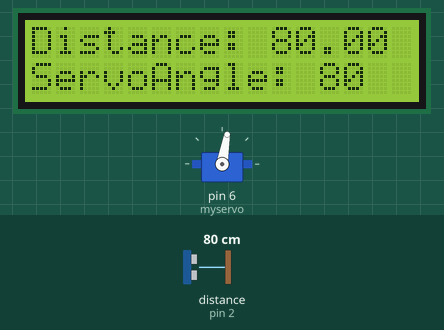
This sketch was run on a simulated Arduino Uno, built with avr-gcc and run on an emulated ATmega328P. Parts: servo, 16×2 character LCD. Wiring (inferred from the names in the program): ultrasonic range finder: trigger pin 3; echo pin 2. The test bench sets the inputs (shaded band); at power-on: distance to the obstacle (sensor on pin 2) 80 cm. The echo pulse lasts 58.3 µs per cm; what the sketch prints to the serial monitor is not drawn.

Above: at 1.2 s.
1.3 s: distance to the obstacle (sensor on pin 2) set to 2 cm
At 2.0 s:
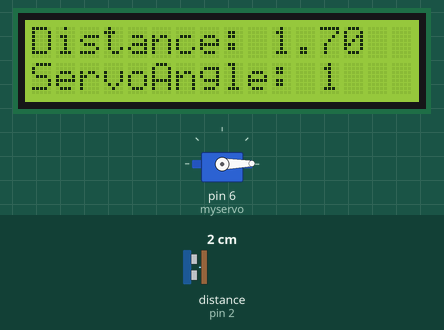
3.6 s: distance to the obstacle (sensor on pin 2) set to 35 cm
At 4.0 s:
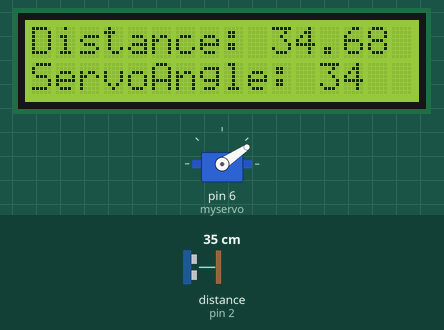
6.1 s: distance to the obstacle (sensor on pin 2) set to 60 cm
At 6.5 s:
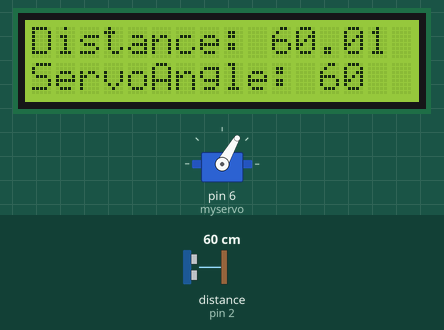
8.7 s: distance to the obstacle (sensor on pin 2) set to 35 cm
At 9.1 s:
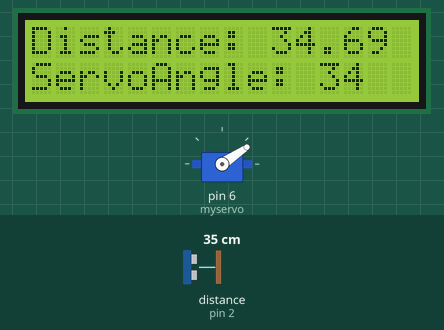
11.8 s: distance to the obstacle (sensor on pin 2) set to 120 cm
At 12.7 s:
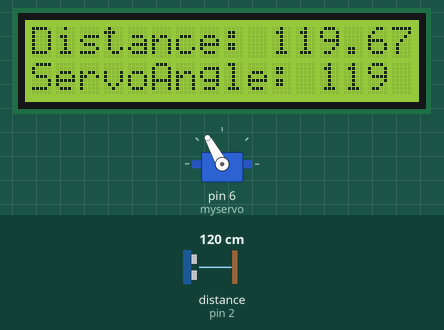
14.8 s: distance to the obstacle (sensor on pin 2) set to 250 cm
At 15.3 s:
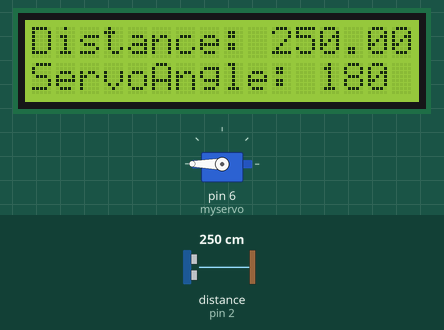
Timing chart, 0 to 17.8 s (numbered marks = the images above; inputs shaded):
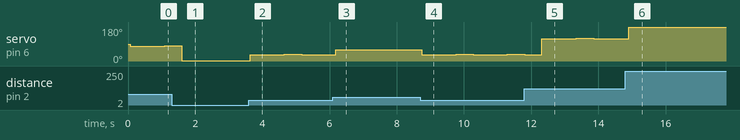

The sketch:

controllservo.ino
```cpp
// (licence header left out)
#include <LiquidCrystal.h> //LCDdisplay library
  #include<Servo.h> //Servomotor library

  #define echo   2     // defining the echo pin of ultrasonic sensor
  #define trig   3     // defining the trig pin of ultrasonic sensor

  float  duration; // time taken by the pulse to return back
  float  distance; // oneway distance travelled by the pulse
  Servo myservo ;

  LiquidCrystal lcd(13, 12, 11, 10, 9, 8);//lcd(RS,EN,D4,D5,D6,D7)
  void setup() {
    myservo.attach(6); // Servo is connected to Digital pin 6 of uno board
    pinMode(trig, OUTPUT);
    pinMode(echo, INPUT);
    Serial.begin(9600);
    lcd.begin(16, 2);
  }

  void loop() {

    time_Measurement();
    distance = duration * (0.0343) / 2;   // calculation of the distance
    display_distance();                   // displaying distance
    myservo.write(distance);// Move the servo at an angle equal to the distance
    delay(500);
    lcd.clear();

  }

  void time_Measurement()
  { //function to measure the time taken by the pulse to return back
    digitalWrite(trig, LOW);   //trig pin
    delayMicroseconds(2);

    digitalWrite(trig, HIGH);
    delayMicroseconds(10);
    digitalWrite(trig, LOW);

    duration = pulseIn(echo, HIGH);
  }
  void display_distance()
  { //function to display the distance & ServoAngle on LCD/Serial Monitor
    lcd.setCursor(0, 0);
    Serial.print("Distance in Cm: ");             // display distance during lCD display
    Serial.print(distance);
    Serial.println();
    lcd.print("Distance: ");
    lcd.print(distance);
    lcd.setCursor(0, 1);
    lcd.print("ServoAngle: ");                    // displaying motor angle
    int ServoAngle = constrain(distance,0,180);
    lcd.print(ServoAngle);

   }
```

Measured:
- after the input at 3.6 s, servo on pin 6 (myservo): 1° → 34° at once, → 35° 1.0 s later, → 34° 0.51 s later; the display: first differs from a run without the input at once (image 2)
- what the display in image 1 shows lasts 0.5 s, from 1.6 s to 2.1 s
